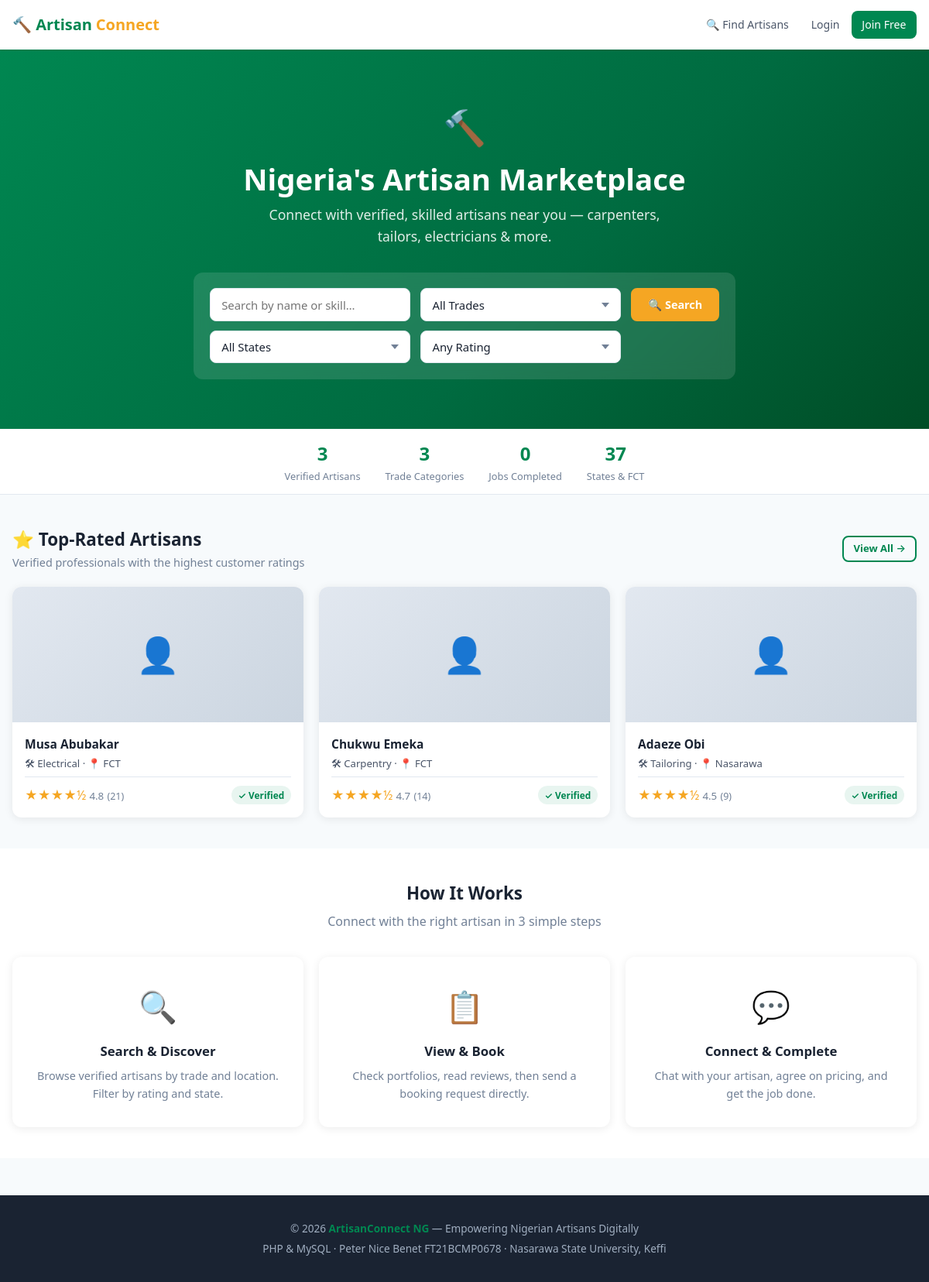
The page / on the database its author committed.
### tables this page shows
CREATE TABLE artisan_profiles (
    profile_id INT UNSIGNED AUTO_INCREMENT PRIMARY KEY,
    user_id INT UNSIGNED NOT NULL UNIQUE,
    trade_category VARCHAR(100) NOT NULL,
    trade_subcategory VARCHAR(100),
    years_experience TINYINT UNSIGNED DEFAULT 0,
    bio TEXT,
    state_of_operation VARCHAR(100),
    lga_of_operation VARCHAR(100),
    is_available TINYINT(1) DEFAULT 1,
    average_rating DECIMAL(3,2) DEFAULT 0.00,
    total_reviews INT UNSIGNED DEFAULT 0,
    verification_status ENUM('unverified','pending','verified') DEFAULT 'unverified',
    created_at TIMESTAMP DEFAULT CURRENT_TIMESTAMP,
    FOREIGN KEY (user_id) REFERENCES users(user_id) ON DELETE CASCADE,
    INDEX idx_trade (trade_category),
    INDEX idx_state (state_of_operation),
    INDEX idx_rating (average_rating)
);

CREATE TABLE users (
    user_id INT UNSIGNED AUTO_INCREMENT PRIMARY KEY,
    email VARCHAR(255) NOT NULL UNIQUE,
    password_hash VARCHAR(255) NOT NULL,
    role ENUM('artisan','customer','admin') NOT NULL DEFAULT 'customer',
    first_name VARCHAR(100) NOT NULL,
    last_name VARCHAR(100) NOT NULL,
    phone VARCHAR(20),
    profile_picture VARCHAR(500) DEFAULT 'default.png',
    is_verified TINYINT(1) DEFAULT 0,
    created_at TIMESTAMP DEFAULT CURRENT_TIMESTAMP,
    updated_at TIMESTAMP DEFAULT CURRENT_TIMESTAMP ON UPDATE CURRENT_TIMESTAMP
);

### index.php (the view, shortened to what this page needs)
<?php
require_once 'config.php';
$trade  = trim($_GET['trade']  ?? '');
$state  = trim($_GET['state']  ?? '');
$q      = trim($_GET['q']      ?? '');
$minRat = (float)($_GET['rating'] ?? 0);
$featured = [];
if (!$trade && !$state && !$q && !$minRat) {
    $fs = db()->query("SELECT a.profile_id, a.trade_category, a.state_of_operation, a.average_rating, a.total_reviews, u.first_name, u.last_name, u.profile_picture FROM artisan_profiles a JOIN users u ON a.user_id=u.user_id WHERE a.verification_status='verified' ORDER BY a.average_rating DESC LIMIT 6");
    $featured = $fs->fetchAll();
}
$searching = ($trade || $state || $q || $minRat);
head('Find Skilled Artisans');
?>
<?php if (!$searching): ?>
<section style="background:linear-gradient(135deg,var(--green) 0%,var(--green-dark) 60%,#004d26 100%);color:#fff;padding:4rem 1rem">
 <div class="ctr" style="text-align:center">
  <div style="font-size:2.8rem;margin-bottom:.5rem">🔨</div>
  <h1 style="font-size:2.4rem;font-weight:900;margin-bottom:.6rem;line-height:1.2">Nigeria's Artisan Marketplace</h1>
  <p style="font-size:1.1rem;opacity:.88;max-width:540px;margin:0 auto 2rem">Connect with verified, skilled artisans near you — carpenters, tailors, electricians &amp; more.</p>
  <form method="get" action="index.php" style="background:rgba(255,255,255,.12);backdrop-filter:blur(10px);border-radius:var(--r);padding:1.3rem;max-width:700px;margin:0 auto;display:grid;grid-template-columns:1fr 1fr auto;gap:.8rem">
   <input name="q" class="fc" placeholder="Search by name or skill…" value="<?=e($q)?>">
   <select name="trade" class="fc">
    <option value="">All Trades</option>
   </select>
   <button class="btn btn-g" type="submit">🔍 Search</button>
   <select name="state" class="fc">
    <option value="">All States</option>
   </select>
   <select name="rating" class="fc">
    <option value="">Any Rating</option>
   </select>
   <div></div>
  </form>
 </div>
</section>
<div style="background:var(--white);border-bottom:1px solid var(--border);padding:.8rem 0">
 <div class="ctr" style="display:flex;gap:2rem;justify-content:center;flex-wrap:wrap;text-align:center">
  <?php
  $totA = db()->query("SELECT COUNT(*) FROM artisan_profiles WHERE verification_status='verified'")->fetchColumn();
  $totT = db()->query("SELECT COUNT(DISTINCT trade_category) FROM artisan_profiles WHERE verification_status='verified'")->fetchColumn();
  $totB = db()->query("SELECT COUNT(*) FROM bookings WHERE status='completed'")->fetchColumn();
  ?>
  <div><div style="font-size:1.5rem;font-weight:800;color:var(--green)"><?=number_format($totA)?></div><div style="font-size:.8rem;color:var(--light)">Verified Artisans</div></div>
  <div><div style="font-size:1.5rem;font-weight:800;color:var(--green)"><?=number_format($totT)?></div><div style="font-size:.8rem;color:var(--light)">Trade Categories</div></div>
  <div><div style="font-size:1.5rem;font-weight:800;color:var(--green)"><?=number_format($totB)?></div><div style="font-size:.8rem;color:var(--light)">Jobs Completed</div></div>
  <div><div style="font-size:1.5rem;font-weight:800;color:var(--green)">37</div><div style="font-size:.8rem;color:var(--light)">States &amp; FCT</div></div>
 </div>
</div>
<?php if ($featured): ?>
<section class="sec">
 <div class="ctr">
  <div style="display:flex;align-items:center;justify-content:space-between;margin-bottom:1.2rem;flex-wrap:wrap;gap:.5rem">
   <div>
    <h2 style="font-size:1.4rem;font-weight:800">⭐ Top-Rated Artisans</h2>
    <p style="color:var(--light);font-size:.9rem">Verified professionals with the highest customer ratings</p>
   </div>
   <a href="index.php?rating=3" class="btn btn-o btn-sm">View All →</a>
  </div>
  <div class="g3">
   <?php foreach($featured as $a): artisanCard($a); endforeach ?>
  </div>
 </div>
</section>
<section class="sec" style="background:var(--white)">
 <div class="ctr" style="text-align:center">
  <h2 style="font-size:1.4rem;font-weight:800;margin-bottom:.4rem">How It Works</h2>
  <p style="color:var(--light);margin-bottom:2rem">Connect with the right artisan in 3 simple steps</p>
  <div class="g3">
   <?php foreach([
     ['🔍','Search & Discover','Browse verified artisans by trade and location. Filter by rating and state.'],
     ['📋','View & Book','Check portfolios, read reviews, then send a booking request directly.'],
     ['💬','Connect & Complete','Chat with your artisan, agree on pricing, and get the job done.']
   ] as [$ico,$t,$d]): ?>
   <div class="card" style="text-align:center;padding:2rem">
    <div style="font-size:2.5rem;margin-bottom:.8rem"><?=$ico?></div>
    <h3 style="font-size:1.05rem;font-weight:700;margin-bottom:.4rem"><?=$t?></h3>
    <p style="font-size:.9rem;color:var(--light)"><?=$d?></p>
   </div>
   <?php endforeach ?>
  </div>
 </div>
</section>
<?php endif ?>
<?php endif ?>
<?php
function artisanCard(array $a): void { ?>
<a href="profile.php?id=<?=$a['profile_id']?>" class="ac" style="text-decoration:none;color:inherit">
 <?php if($a['profile_picture']&&$a['profile_picture']!=='default.png'): ?>
 <img class="ac-img" src="<?=e(imgUrl($a['profile_picture']))?>" alt="<?=e($a['first_name'])?>" loading="lazy">
 <?php else: ?>
 <div class="ac-ph">👤</div>
 <?php endif ?>
 <div class="ac-b">
  <div class="ac-n"><?=e($a['first_name'].' '.$a['last_name'])?></div>
  <div class="ac-t">🛠 <?=e($a['trade_category'])?> · 📍 <?=e($a['state_of_operation'])?></div>
  <div class="ac-m">
   <div><?=stars((float)$a['average_rating'])?> <span style="font-size:.78rem;color:var(--light)">(<?=$a['total_reviews']?>)</span></div>
   <span class="b b-g">✓ Verified</span>
  </div>
 </div>
</a>
<?php }
foot();
?>

### config.php (shortened to what this page needs)
<?php
function db(): PDO {
    static $pdo = null;
    if ($pdo === null) {
        try {
            $pdo = new PDO(
                'mysql:host=' . DB_HOST . ';dbname=' . DB_NAME . ';charset=utf8mb4',
                DB_USER, DB_PASS,
                [PDO::ATTR_ERRMODE => PDO::ERRMODE_EXCEPTION,
                 PDO::ATTR_DEFAULT_FETCH_MODE => PDO::FETCH_ASSOC,
                 PDO::ATTR_EMULATE_PREPARES => false]
            );
        } catch (PDOException $e) {
            die('<div style="font-family:monospace;padding:20px;color:#c0392b"><b>DB Error:</b> ' .
                htmlspecialchars($e->getMessage()) . '<br>Check DB credentials in config.php.</div>');
        }
    }
    return $pdo;
}
function isLoggedIn(): bool  { return isset($_SESSION['user_id']); }
function e(string $s): string        { return htmlspecialchars($s, ENT_QUOTES, 'UTF-8'); }
function csrf(): string {
    return $_SESSION['csrf_token'];
}
function stars(float $r, bool $label = true): string {
    $html  = '<span class="stars">';
    for ($i = 1; $i <= 5; $i++) {
        $html .= $i <= $r ? '★' : ($i - 0.5 <= $r ? '½' : '☆');
    }
    $html .= '</span>';
    if ($label) $html .= ' <small style="color:var(--light)">' . number_format($r, 1) . '</small>';
    return $html;
}
function head(string $title, string $extra = ''): void {
    $unread = 0;
    $csrf = csrf();
    ?><!DOCTYPE html>
<html lang="en">
<head>
</head>
<body>
<nav class="nav">
 <div class="nav-i">
  <a class="brand" href="index.php">🔨 Artisan<em>Connect</em></a>
  <div class="nav-links">
   <a href="index.php">🔍 Find Artisans</a>
   <?php if(isLoggedIn()):?>
   <a href="dashboard.php">📋 Dashboard</a>
   <a href="messages.php" style="position:relative">💬 Messages<?php if($unread>0):?><span style="position:absolute;top:-6px;right:-4px;background:#e53e3e;color:#fff;border-radius:50%;width:17px;height:17px;font-size:.65rem;display:flex;align-items:center;justify-content:center;font-weight:700"><?=$unread?></span><?php endif?></a>
   <?php if(isAdmin()):?><a href="admin.php">⚙ Admin</a><?php endif?>
   <form method="post" action="auth.php" style="display:inline"><input type="hidden" name="_csrf" value="<?=$csrf?>"><input type="hidden" name="action" value="logout"><button class="nl-btn nav-cta">Logout</button></form>
   <span style="font-size:.8rem;color:var(--light);padding:.3rem .6rem">👤<?=e($_SESSION['first_name']??'')?></span>
   <?php else:?>
   <a href="auth.php">Login</a>
   <a href="auth.php?tab=register" class="nav-cta">Join Free</a>
   <?php endif?>
  </div>
 </div>
</nav>
<?php if($e) echo '<div class="ctr"><div class="al al-err" style="margin-top:.7rem">⚠ '.e($e).'</div></div>';
}
function foot(): void { ?>
<footer>
 <p>© <?=date('Y')?> <strong>ArtisanConnect NG</strong> — Empowering Nigerian Artisans Digitally</p>
 <p style="margin-top:.25rem">PHP &amp; MySQL · Peter Nice Benet FT21BCMP0678 · Nasarawa State University, Keffi</p>
</footer></body></html><?php }

### config.php (style rules this page uses)
:root { --green:#008751;--green-dark:#006b40;--green-light:#e8f5f0; --gold:#f5a623;--gold-light:#fff8ed; --dark:#1a2332;--mid:#4a5568;--light:#718096; --border:#e2e8f0;--bg:#f7fafc;--white:#fff; --r:12px;--sh:0 2px 12px rgba(0,0,0,.08);--sh2:0 8px 30px rgba(0,0,0,.12); --font:"Segoe UI",system-ui,-apple-system,sans-serif }
*,*::before,*::after { box-sizing:border-box;margin:0;padding:0 }
body { font-family:var(--font);background:var(--bg);color:var(--dark);line-height:1.6 }
a { color:var(--green);text-decoration:none }
input,select,textarea,button { font-family:inherit;font-size:1rem }
.nav { background:var(--white);box-shadow:0 1px 3px rgba(0,0,0,.1);position:sticky;top:0;z-index:100 }
.nav-i { max-width:1200px;margin:auto;padding:0 1rem;display:flex;align-items:center;gap:.8rem;height:64px }
.brand { font-size:1.25rem;font-weight:800;color:var(--green);display:flex;align-items:center;gap:.3rem;white-space:nowrap }
.brand em { color:var(--gold);font-style:normal }
.nav-links { display:flex;align-items:center;gap:.1rem;margin-left:auto;flex-wrap:wrap }
.nav-links a,.nl-btn { padding:.4rem .85rem;border-radius:8px;font-size:.88rem;font-weight:500;border:none;cursor:pointer;background:none;color:var(--mid) }
.nav-cta { background:var(--green)!important;color:#fff!important;padding:.4rem 1rem;border-radius:8px;font-size:.88rem;font-weight:600 }
.ctr { max-width:1200px;margin:0 auto;padding:0 1rem }
.sec { padding:2.5rem 0 }
.btn { display:inline-flex;align-items:center;gap:.35rem;padding:.6rem 1.25rem;border-radius:8px;font-weight:600;font-size:.9rem;cursor:pointer;border:2px solid transparent;transition:.2s;text-align:center;justify-content:center }
.btn-o { background:transparent;color:var(--green);border-color:var(--green) }
.btn-g { background:var(--gold);color:#fff;border-color:var(--gold) }
.btn-sm { padding:.3rem .75rem;font-size:.82rem }
.card { background:var(--white);border-radius:var(--r);box-shadow:var(--sh);padding:1.4rem }
.fc { width:100%;padding:.62rem .9rem;border:1.5px solid var(--border);border-radius:8px;font-size:.93rem;transition:.2s;color:var(--dark) }
select.fc { appearance:none;padding-right:2.2rem }
.b { display:inline-flex;align-items:center;gap:.2rem;padding:.15rem .55rem;border-radius:20px;font-size:.74rem;font-weight:600 }
.b-g { background:var(--green-light);color:var(--green) }
.stars { color:var(--gold);font-size:1rem }
.ac { background:var(--white);border-radius:var(--r);box-shadow:var(--sh);overflow:hidden;transition:transform .2s,box-shadow .2s;display:flex;flex-direction:column }
.ac-ph { height:175px;background:linear-gradient(135deg,#e2e8f0,#cbd5e0);display:flex;align-items:center;justify-content:center;font-size:2.8rem }
.ac-b { padding:1rem;flex:1;display:flex;flex-direction:column }
.ac-n { font-weight:700;font-size:.97rem;margin-bottom:.15rem }
.ac-t { font-size:.82rem;color:var(--mid);margin-bottom:.4rem }
.ac-m { display:flex;align-items:center;justify-content:space-between;margin-top:auto;padding-top:.65rem;border-top:1px solid var(--border) }
.g3 { display:grid;grid-template-columns:repeat(3,1fr);gap:1.25rem }
footer { background:var(--dark);color:#a0aec0;padding:2rem 1rem;text-align:center;font-size:.85rem;margin-top:3rem }
footer strong { color:var(--green) }

### rows shown on the page
artisan_profiles: user.last_name "Musa Abubakar", trade_category "Electrical", state_of_operation "FCT", average_rating "★★★★½", r "4.8", total_reviews "21"
artisan_profiles: user.last_name "Chukwu Emeka", trade_category "Carpentry", state_of_operation "FCT", average_rating "★★★★½", r "4.7", total_reviews "14"
artisan_profiles: user.last_name "Adaeze Obi", trade_category "Tailoring", state_of_operation "Nasarawa", average_rating "★★★★½", r "4.5", total_reviews "9"

### other values the page prints
$totA "3"
$totT "3"
$totB "0"
$ico "🔍"
$t "Search & Discover"
$d "Browse verified artisans by trade and location. Filter by rating and state."
$ico "📋"
$t "View & Book"
$d "Check portfolios, read reviews, then send a booking request directly."
$ico "💬"
$t "Connect & Complete"
$d "Chat with your artisan, agree on pricing, and get the job done."
